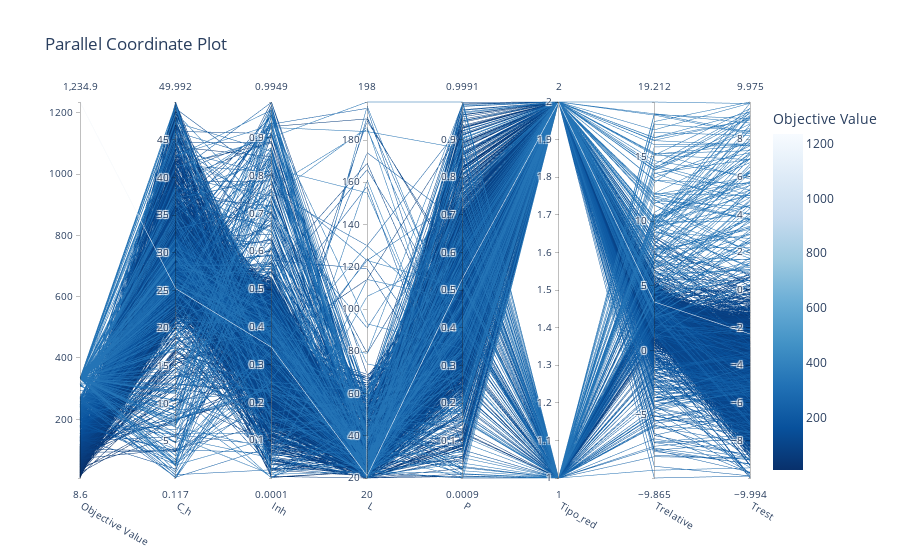

The cell this chart's notebook holds for it:
### Code cell
# Gráfico de coordenadas paralelas para visualizar múltiples objetivos
%matplotlib inline
vis.plot_parallel_coordinate(study)

### Figure 1 — Plotly figure (JSON) as saved in the notebook; plotly's stock layout.template omitted (floating-point values rounded to 4 significant figures; data arrays with more than 128 entries replaced by an {"elided": "..."} marker saying what was removed)
{"data": [{"dimensions": [{"label": "Objective Value", "range": [8.597, 1235.0], "values": {"elided": "3369 float values"}}, {"label": "C_h", "range": [0.1168, 49.99], "values": {"elided": "3369 float values"}}, {"label": "Inh", "range": [6.573e-05, 0.9949], "values": {"elided": "3369 float values"}}, {"label": "L", "range": [20, 198], "values": {"elided": "3369 int values"}}, {"label": "P", "range": [0.0009273, 0.9991], "values": {"elided": "3369 float values"}}, {"label": "Tipo_red", "range": [1, 2], "values": {"elided": "3369 int values"}}, {"label": "Trelative", "range": [-9.865, 19.21], "values": {"elided": "3369 float values"}}, {"label": "Trest", "range": [-9.994, 9.975], "values": {"elided": "3369 float values"}}], "labelangle": 30, "labelside": "bottom", "line": {"color": {"elided": "3369 float values"}, "colorbar": {"title": {"text": "Objective Value"}}, "colorscale": [[0, "rgb(247,251,255)"], [0.125, "rgb(222,235,247)"], [0.25, "rgb(198,219,239)"], [0.375, "rgb(158,202,225)"], [0.5, "rgb(107,174,214)"], [0.625, "rgb(66,146,198)"], [0.75, "rgb(33,113,181)"], [0.875, "rgb(8,81,156)"], [1, "rgb(8,48,107)"]], "reversescale": true, "showscale": true}, "type": "parcoords"}], "layout": {"title": {"text": "Parallel Coordinate Plot"}}}
